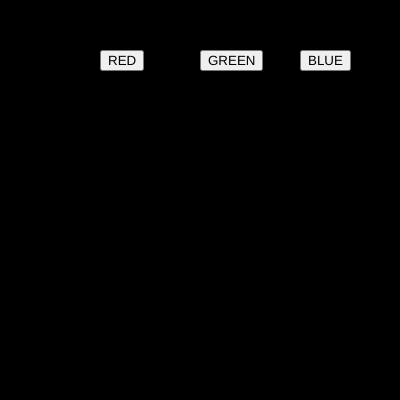
Frame 1 (no input)
Frame 60 (no input): identical to frame 1, image omitted
Frame 120 (the mouse pressed at the canvas centre since frame 60): identical to frame 1, image omitted

The p5.js sketch that drew this single still picture (run headless with seeded random() and noise() and a simulated clock; from frame 60 on, the mouse is pressed at the canvas centre):

// p5.js sketch
// ── sketch.js
var btn_red;
var btn_green;

var r = 0;
var g = 0;
var b = 0;



function setup() {
  createCanvas(400, 400);  
  btn_red = createButton("RED") ;
  btn_red.position(100,50);
  btn_red.mousePressed(red_bg);

  btn_green = createButton("GREEN");
  btn_green.position(200,50);
  btn_green.mousePressed(green_bg);

  btn_blue = createButton("BLUE");
  btn_blue.position(300,50);
  btn_blue.mousePressed(blue_bg);
}

function draw() {
  background(r,g,b);
}


function red_bg()
{
  r = 255;
  g = 0;
  b = 0;
}

function green_bg ()
{
  r = 0;
  g = 255;
  b = 0;
}

function blue_bg ()
{
  r = 0;
  g = 0;
  b = 255;
}
